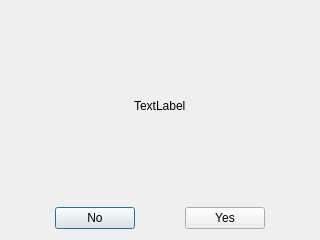
<?xml version="1.0" encoding="UTF-8"?>
<ui version="4.0">
 <class>Dialog_2</class>
 <widget class="QDialog" name="Dialog_2">
  <property name="geometry">
   <rect>
    <x>0</x>
    <y>0</y>
    <width>320</width>
    <height>240</height>
   </rect>
  </property>
  <property name="windowTitle">
   <string>Dialog</string>
  </property>
  <layout class="QGridLayout" name="gridLayout">
   <item row="0" column="0">
    <layout class="QHBoxLayout" name="horizontalLayout">
     <item>
      <spacer name="horizontalSpacer">
       <property name="orientation">
        <enum>Qt::Horizontal</enum>
       </property>
       <property name="sizeHint" stdset="0">
        <size>
         <width>40</width>
         <height>20</height>
        </size>
       </property>
      </spacer>
     </item>
     <item>
      <widget class="QLabel" name="label">
       <property name="text">
        <string>TextLabel</string>
       </property>
      </widget>
     </item>
     <item>
      <spacer name="horizontalSpacer_2">
       <property name="orientation">
        <enum>Qt::Horizontal</enum>
       </property>
       <property name="sizeHint" stdset="0">
        <size>
         <width>40</width>
         <height>20</height>
        </size>
       </property>
      </spacer>
     </item>
    </layout>
   </item>
   <item row="1" column="0">
    <layout class="QHBoxLayout" name="horizontalLayout_2">
     <item>
      <spacer name="horizontalSpacer_3">
       <property name="orientation">
        <enum>Qt::Horizontal</enum>
       </property>
       <property name="sizeHint" stdset="0">
        <size>
         <width>40</width>
         <height>20</height>
        </size>
       </property>
      </spacer>
     </item>
     <item>
      <widget class="QPushButton" name="No_Ptn">
       <property name="text">
        <string>No</string>
       </property>
      </widget>
     </item>
     <item>
      <spacer name="horizontalSpacer_5">
       <property name="orientation">
        <enum>Qt::Horizontal</enum>
       </property>
       <property name="sizeHint" stdset="0">
        <size>
         <width>40</width>
         <height>20</height>
        </size>
       </property>
      </spacer>
     </item>
     <item>
      <widget class="QPushButton" name="Yes_Ptn">
       <property name="text">
        <string>Yes</string>
       </property>
      </widget>
     </item>
     <item>
      <spacer name="horizontalSpacer_4">
       <property name="orientation">
        <enum>Qt::Horizontal</enum>
       </property>
       <property name="sizeHint" stdset="0">
        <size>
         <width>40</width>
         <height>20</height>
        </size>
       </property>
      </spacer>
     </item>
    </layout>
   </item>
  </layout>
 </widget>
 <resources/>
 <connections/>
</ui>
